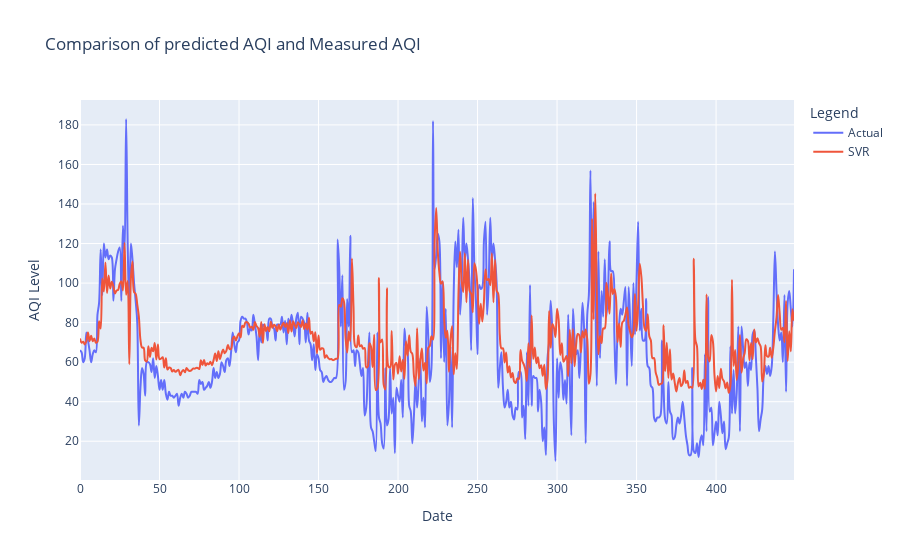

Write notebook code for a chart like this one.
### Code cell
fig = go.Figure()
fig.update_layout(
    title="Comparison of predicted AQI and Measured AQI",
    xaxis_title="Date",
    yaxis_title="AQI Level",
    legend_title="Legend",
)

fig.add_trace(go.Scatter(x=series_results.index, y=scaler.inverse_transform([testY]).flatten(), name="Actual", line_shape='spline'))
fig.add_trace(go.Scatter(x=series_results.index, y=scaler.inverse_transform([pred]).flatten()   , name="SVR", line_shape='spline'))
fig.show()

### Figure 1 — Plotly figure (JSON) as saved in the notebook; plotly's stock layout.template omitted (floating-point values rounded to 4 significant figures; data arrays with more than 128 entries replaced by an {"elided": "..."} marker saying what was removed)
{"data": [{"line": {"shape": "spline"}, "name": "Actual", "type": "scatter", "x": {"elided": "450 int values"}, "y": {"elided": "450 float values"}}, {"line": {"shape": "spline"}, "name": "SVR", "type": "scatter", "x": {"elided": "450 int values"}, "y": {"elided": "450 float values"}}], "layout": {"legend": {"title": {"text": "Legend"}}, "title": {"text": "Comparison of predicted AQI and Measured AQI"}, "xaxis": {"title": {"text": "Date"}}, "yaxis": {"title": {"text": "AQI Level"}}}}
